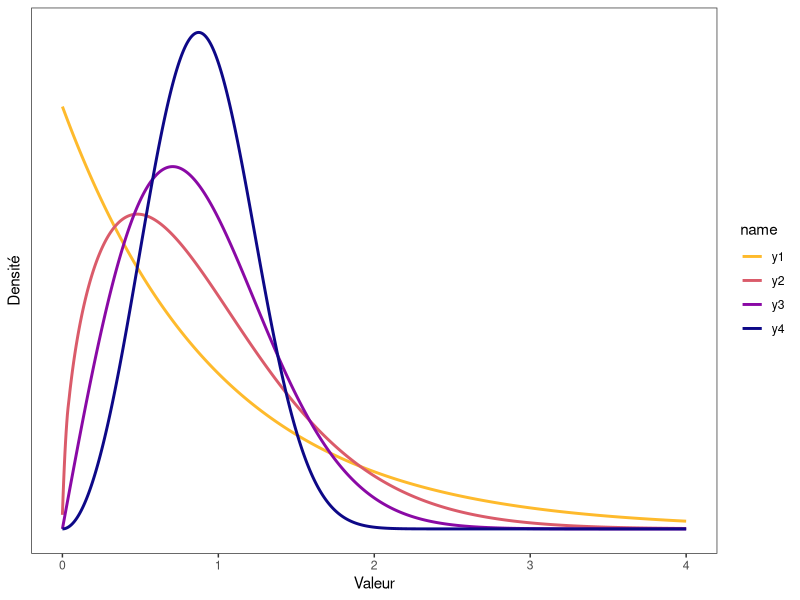
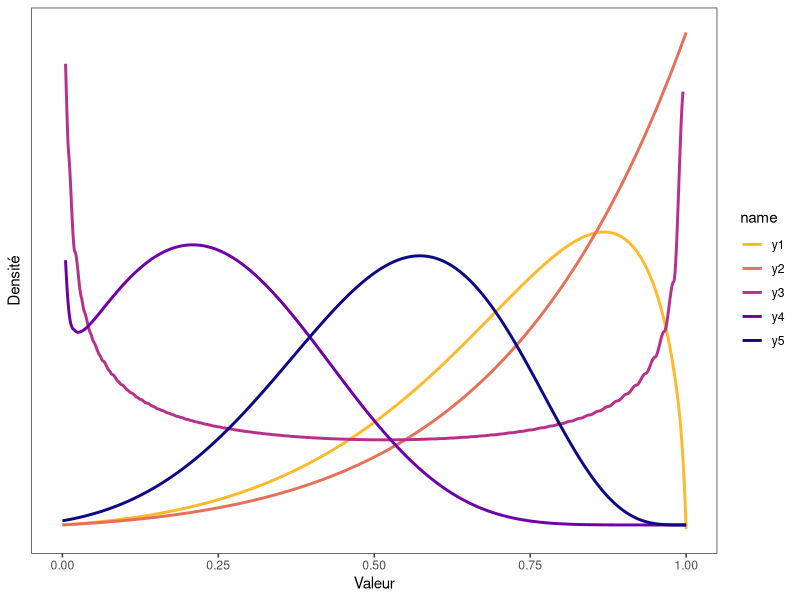
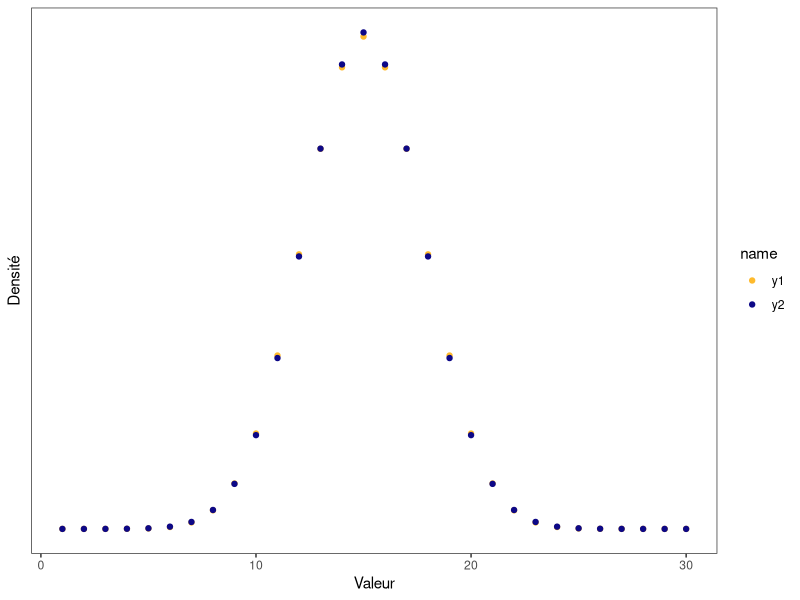

Write R code to recreate these figures, in order.
##########################
#     INITIALISATION     #
##########################

# Chargement des bibliothèques
library(tidyverse)    # Outils génériques

#Lois de distribution
OUT_pas <- 0.01

OUT_normale <- data.frame(val = seq(from = -4, to = 4, by = OUT_pas))
OUT_normale <- OUT_normale %>%
   mutate(y1 = dnorm(val, mean = 0, sd = 1)) %>%
   mutate(y2 = dnorm(val, mean = 2, sd = 1)) %>%
   mutate(y3 = dnorm(val, mean = 0, sd = 1.5)) %>%
   pivot_longer(cols=c("y1","y2","y3"))

OUT_normales <- ggplot(data = OUT_normale, aes(x = val, y = value, colour = name)) +
   geom_smooth(method = "loess", se = FALSE, span = 5*OUT_pas, n=1e3) +
   scale_color_viridis_d(option = "C", direction = -1, begin = 0, end = .85) +
   xlab("Valeur") +
   ylab("Densité") +
   theme_bw() +
   theme(axis.text.y = element_blank(),
         panel.grid = element_blank(),
         axis.ticks.y = element_blank())

OUT_weibull <- data.frame(val = seq(from = 0, to = 4, by = 0.5*OUT_pas))
OUT_weibull <- OUT_weibull %>%
   mutate(y1 = dweibull(val, shape = 1)) %>%
   mutate(y2 = dweibull(val, shape = 1.5)) %>%
   mutate(y3 = dweibull(val, shape = 2)) %>%
   mutate(y4 = dweibull(val, shape = 3)) %>%
   pivot_longer(cols=c("y1","y2","y3","y4"))

OUT_weibulls <- ggplot(data = OUT_weibull, aes(x = val, y = value, colour = name)) +
   geom_smooth(method = "loess", se = FALSE, span = 2*OUT_pas, n=1e3) +
   scale_color_viridis_d(option = "C", direction = -1, begin = 0, end = .85) +
   xlab("Valeur") +
   ylab("Densité") +
   theme_bw() +
   theme(axis.text.y = element_blank(),
         panel.grid = element_blank(),
         axis.ticks.y = element_blank())
OUT_weibulls

OUT_beta <- data.frame(val = seq(from = 0, to = 1, by = 0.5*OUT_pas))
OUT_beta <- OUT_beta %>%
   mutate(y1 = dbeta(val, shape1 = 2, shape2 = 1.6, ncp = 5)) %>%
   mutate(y2 = dbeta(val, shape1 = 2, shape2 = 1, ncp = 4)) %>%
   mutate(y3 = dbeta(val, shape1 = .55, shape2 = .58, ncp = 0)) %>%
   mutate(y4 = dbeta(val, shape1 = .5, shape2 = 8, ncp = 5)) %>%
   mutate(y5 = dbeta(val, shape1 = 1, shape2 = 5, ncp = 10)) %>%
   pivot_longer(cols=c("y1","y2","y3","y4","y5"))

OUT_betas <- ggplot(data = OUT_beta, aes(x = val, y = value, colour = name)) +
   geom_smooth(method = "loess", se = FALSE, span = 2*OUT_pas, n=1e3) +
   scale_color_viridis_d(option = "C", direction = -1, begin = 0, end = .85) +
   xlab("Valeur") +
   ylab("Densité") +
   theme_bw() +
   theme(axis.text.y = element_blank(),
         panel.grid = element_blank(),
         axis.ticks.y = element_blank())
OUT_betas

OUT_n_bino <- 30
OUT_p_bino <- 0.5
OUT_binomiale <- data.frame(val =  1:OUT_n_bino)
OUT_binomiale <- OUT_binomiale %>%
   mutate(y1 = dbinom(val, size = OUT_n_bino, prob = OUT_p_bino)) %>%
   mutate(y2 = dnorm(val, mean = OUT_n_bino*OUT_p_bino, sd = sqrt(OUT_n_bino*OUT_p_bino*(1-OUT_p_bino)))) %>%
   pivot_longer(cols=c("y1", "y2"))

ggplot(data = OUT_binomiale, aes(x = val, y = value, colour = name)) +
   geom_point() +
   scale_color_viridis_d(option = "C", direction = -1, begin = 0, end = .85) +
   xlab("Valeur") +
   ylab("Densité") +
   theme_bw() +
   theme(axis.text.y = element_blank(),
         panel.grid = element_blank(),
         axis.ticks.y = element_blank())
